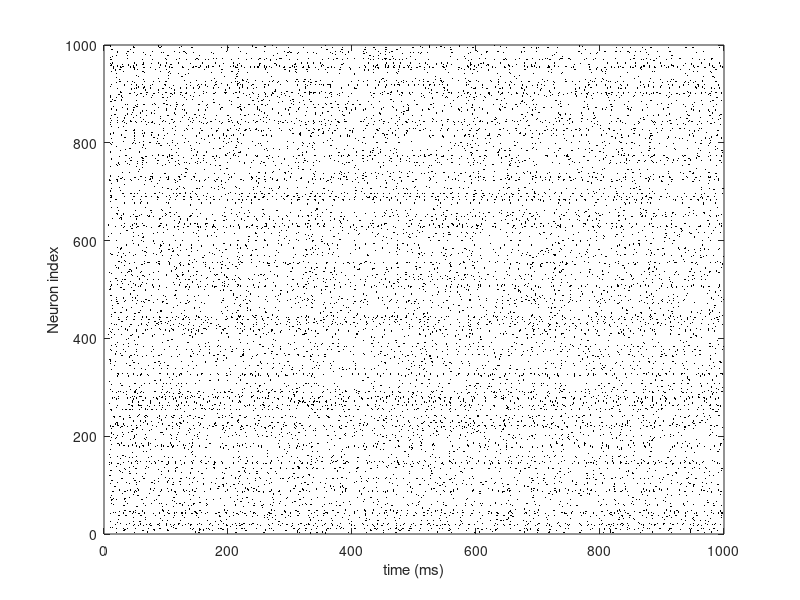
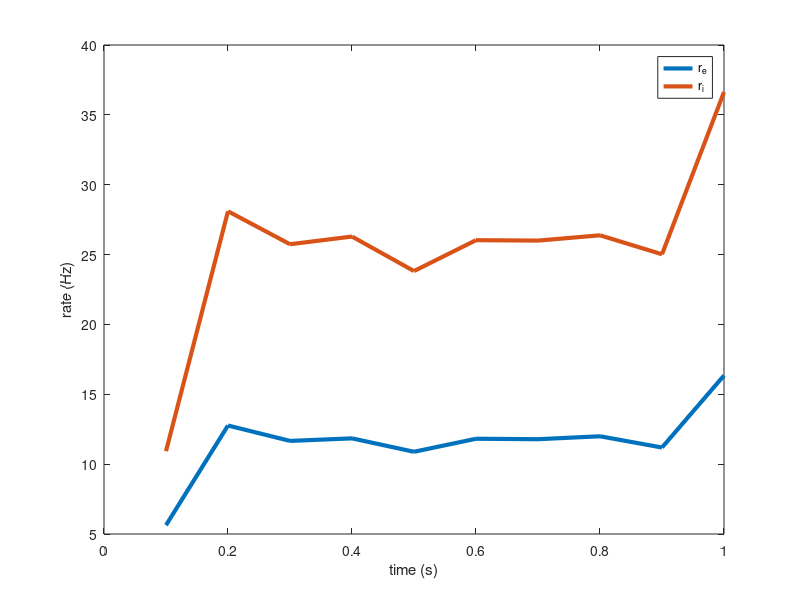
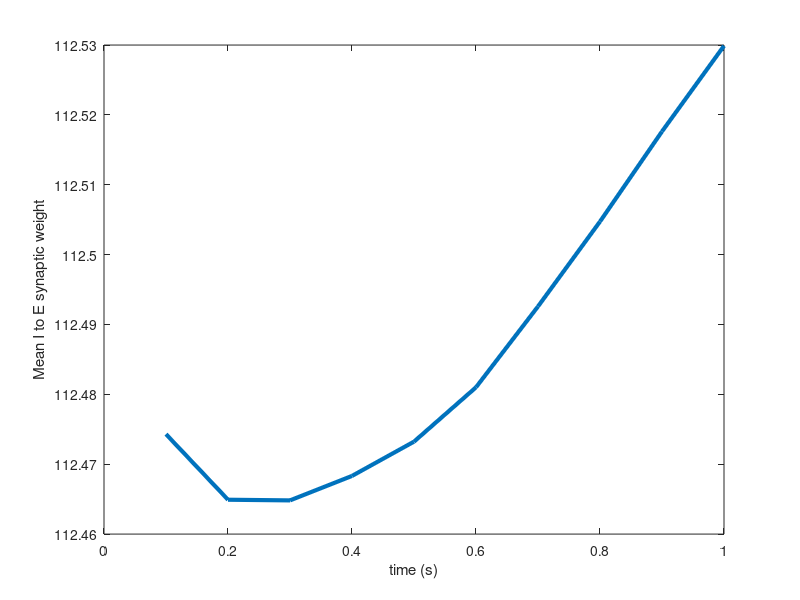

Write MATLAB code to recreate these figures, in order. (Note: this script raises an error after producing the figures.)
%% Simulation of a balanced network with plastic I->E and E->I synapses.
%%% Both synapses can change as inhibitory STDP (Vogels et al 2011). 
%%% E->I can also be run as simple Hebbian STDP too.

clear

rng(1);

% Number of neurons in each population
N = 5000;
Ne=0.8*N;
Ni=0.2*N;

% Number of neurons in ffwd layer
Nx=0.2*N;

% Recurrent net connection probabilities
P=[0.1 0.1; 0.1 0.1];

% Ffwd connection probs
Px=[.1; .1];

%%%
% Correlation between the spike trains in the ffwd layer
c=0;

% Timescale of correlation
taujitter=5;
% Mean connection strengths between each cell type pair
Jm=[25 -100; 112.5 -250]/sqrt(N);
Jxm=[180; 135]/sqrt(N);

% Time (in ms) for sim
T=1000;

% Time discretization
dt=.1;

% Proportions
qe=Ne/N;
qi=Ni/N;
qf=Nx/N;

% FFwd spike train rate (in kHz)
rx=10/1000;

% Number of time bins
Nt=round(T/dt);
time=dt:dt:T;

% Extra stimulus: Istim is a time-dependent stimulus
% it is delivered to all neurons with weights given by JIstim.
% Specifically, the stimulus to neuron j at time index i is:
% Istim(i)*JIstim(j)
Istim=zeros(size(time)); 
Istim(time>0)=0;
jestim=0; 
jistim=0;
Jstim=sqrt(N)*[jestim*ones(Ne,1); jistim*ones(Ni,1)]; 

% Build mean field matrices
Q=[qe qi; qe qi];
Qf=[qf; qf];
W=P.*(Jm*sqrt(N)).*Q;
Wx=Px.*(Jxm*sqrt(N)).*Qf;

% Synaptic timescales
taux=10;
taue=8;
taui=4;

% Generate connectivity matrices
tic
J=[Jm(1,1)*binornd(1,P(1,1),Ne,Ne) Jm(1,2)*binornd(1,P(1,2),Ne,Ni); ...
   Jm(2,1)*binornd(1,P(2,1),Ni,Ne) Jm(2,2)*binornd(1,P(2,2),Ni,Ni)];
Jx=[Jxm(1)*binornd(1,Px(1),Ne,Nx); Jxm(2)*binornd(1,Px(2),Ni,Nx)];
tGen=toc;
disp(sprintf('\nTime to generate connections: %.2f sec',tGen))


%%% Make (correlated) Poisson spike times for ffwd layer
%%% See section 5 of SimDescription.pdf for a description of this algorithm
tic
if(c<1e-5) % If uncorrelated
    nspikeX=poissrnd(Nx*rx*T);
    st=rand(nspikeX,1)*T;
    sx=zeros(2,numel(st));
    sx(1,:)=sort(st);
    sx(2,:)=randi(Nx,1,numel(st)); % neuron indices
    clear st;
else % If correlated
    rm=rx/c; % Firing rate of mother process
    nstm=poissrnd(rm*T); % Number of mother spikes
    stm=rand(nstm,1)*T; % spike times of mother process    
    maxnsx=T*rx*Nx*1.2; % Max num spikes
    sx=zeros(2,maxnsx);
    ns=0;
    for j=1:Nx  % For each ffwd spike train
        ns0=binornd(nstm,c); % Number of spikes for this spike train
        st=randsample(stm,ns0); % Sample spike times randomly
        st=st+taujitter*randn(size(st)); % jitter spike times
        st=st(st>0 & st<T); % Get rid of out-of-bounds times
        ns0=numel(st); % Re-compute spike count
        sx(1,ns+1:ns+ns0)=st; % Set the spike times and indices        
        sx(2,ns+1:ns+ns0)=j;
        ns=ns+ns0;
    end

    % Get rid of padded zeros
    sx = sx(:,sx(1,:)>0);
    
    % Sort by spike time
    [~,I] = sort(sx(1,:));
    sx = sx(:,I);
    
    
    nspikeX=size(sx,2);
    
end
tGenx=toc;
disp(sprintf('\nTime to generate ffwd spikes: %.2f sec',tGenx))


% Neuron parameters
Cm=1;
gL=1/15;
EL=-72;
Vth=-50;
Vre=-75;
DeltaT=1;
VT=-55;

% Plasticity EI params
Jmax_ei = -200/sqrt(N);
eta_ei=0.0001/Jmax_ei; % Learning rate
tauSTDP=200;
rho1=0.010; % Target E rate 10Hz
alpha1=2*rho1*tauSTDP;

% Plasticity ie parameters. 
Jmax1 = 200/sqrt(N);
eta_ie_homeo=0.0001/Jmax1; % Learning rate
rho2=0.020; % Target I rate 20Hz
alpha2=2*rho2*tauSTDP;

eta_ie_hebb=0; % 0.001; % Learning rate
Jmax_ie = 140/sqrt(N);


% Random initial voltages
V0=rand(N,1)*(VT-Vre)+Vre;

% Maximum number of spikes for all neurons
% in simulation. Make it 50Hz across all neurons
% If there are more spikes, the simulation will
% terminate
maxns=ceil(.05*N*T); % was 0.05.

% Indices of neurons to record currents, voltages
nrecord0=100; % Number to record from each population
Irecord=[randperm(Ne,nrecord0) randperm(Ni,nrecord0)+Ne];
numrecord=numel(Irecord); % total number to record


% Synaptic weights I->E to record.
% The first row of Jrecord is the postsynaptic indices
% The second row is the presynaptic indices
nJrecord0_EI=2000; % Number to record
[II,JJ]=find(J(1:Ne,Ne+1:N)); % Find non-zero I to E weights
III=randperm(numel(II),nJrecord0_EI); % Choose some at random to record
II=II(III);
JJ=JJ(III);
Jrecord_EI=[II JJ+Ne]'; % Record these
numrecordJ1=size(Jrecord_EI,2);
if(size(Jrecord_EI,1)~=2)
    error('Jrecord must be 2xnumrecordJ');
end

% Synaptic weights II to record.
% The first row of Jrecord is the postsynaptic indices
% The second row is the presynaptic indices
nJrecord0_IE=500; % Number of ii synapses to record
[II,JJ]=find(J(Ne+1:N,1:Ne)); % Find non-zero i to i weights
III=randperm(numel(II),nJrecord0_IE); % Choose some at random to record
II=II(III);
JJ=JJ(III);
Jrecord_IE=[II+Ne JJ]'; % Record these
numrecordJ=size(Jrecord_IE,2);
if(size(Jrecord_IE,1)~=2)
    error('Jrecord must be 2xnumrecordJ');
end

% Number of time bins to average over when recording
nBinsRecord=1000;
dtRecord=nBinsRecord*dt;
timeRecord=dtRecord:dtRecord:T;
Ntrec=numel(timeRecord);

% Integer division function
IntDivide=@(n,k)(floor((n-1)/k)+1);

V=V0;
Ie=zeros(N,1);
Ii=zeros(N,1);
Ix=zeros(N,1);
IeRecord=zeros(N,1);
IiRecord=zeros(N,1);
IxRecord=zeros(N,1);
Ie_Record_Wholetime = zeros(1,T/dt);
Ii_Record_Wholetime = zeros(1,T/dt);

x=zeros(N,1);
conv_Spike=zeros(N,1);
conv_Spike_X=zeros(Nx,1);
sum_conv_Spike = zeros(N,1);
sum_conv_Spike_X = zeros(Nx,1);


IeRec=zeros(numrecord,Ntrec);
IiRec=zeros(numrecord,Ntrec);
IxRec=zeros(numrecord,Ntrec);
% VRec=zeros(numrecord,Ntrec);
% wRec=zeros(numrecord,Ntrec);
JRec_EI=zeros(1,Ntrec);
JRec_IE=zeros(1,Ntrec);
iFspike=1;
s=zeros(2,maxns);
nspike=0;
TooManySpikes=0;


tic
for i=1:numel(time)


    % Propogate ffwd spikes
    while(sx(1,iFspike)<=time(i) && iFspike<nspikeX)
        jpre=sx(2,iFspike);
        Ix=Ix+Jx(:,jpre)/taux;
        Spikes_X = zeros(Nx,1);
        Spikes_X(jpre) = 1;
        conv_Spike_X(:,1) = conv_Spike_X(:,1) + Spikes_X;
        iFspike=iFspike+1;
    end
    
    
    % Euler update to V
    V=V+(dt/Cm)*(Istim(i)*Jstim+Ie+Ii+Ix+gL*(EL-V)+gL*DeltaT*exp((V-VT)/DeltaT));
    
    % Find which neurons spiked
    Ispike=find(V>=Vth);    
    
    % If there are spikes
    if(~isempty(Ispike))

        % Store spike times and neuron indices
        if(nspike+numel(Ispike)<=maxns)
            s(1,nspike+1:nspike+numel(Ispike))=time(i);
            s(2,nspike+1:nspike+numel(Ispike))=Ispike;
        else
            TooManySpikes=1;
            break;
        end
        
        
        % Update synaptic currents
        Ie=Ie+sum(J(:,Ispike(Ispike<=Ne)),2)/taue;    
        Ii=Ii+sum(J(:,Ispike(Ispike>Ne)),2)/taui;            
        
        % Get actual current coming out of each neuron.
        Spikes = zeros(N,1);
        Spikes(Ispike) = 1;
        conv_Spike(:,1) = conv_Spike(:,1) + Spikes;    
        
        % If there is I->E plasticity
        if(eta_ei~=0)
            % Update synaptic weights according to plasticity rules
            % I to E after an I spike    
            J(1:Ne,Ispike(Ispike>Ne))=J(1:Ne,Ispike(Ispike>Ne))+ ... 
                -repmat(eta_ei*(x(1:Ne)-alpha1),1,nnz(Ispike>Ne)).*(J(1:Ne,Ispike(Ispike>Ne)));
            % I to E after an E spike
            J(Ispike(Ispike<=Ne),Ne+1:N)=J(Ispike(Ispike<=Ne),Ne+1:N)+ ... 
                -repmat(eta_ei*x(Ne+1:N)',nnz(Ispike<=Ne),1).*(J(Ispike(Ispike<=Ne),Ne+1:N));
        end
        % If there is E->I Homeostatic plasticity
        if(eta_ie_homeo~=0)
            % Update synaptic weights according to plasticity rules
            % after an E spike    
            J(Ne+1:N,Ispike(Ispike<=Ne))=J(Ne+1:N,Ispike(Ispike<=Ne))+ ... 
                +repmat(eta_ie_homeo*(x(Ne+1:N)-alpha2),1,nnz(Ispike<=Ne)).*(J(Ne+1:N,Ispike(Ispike<=Ne)));
            % I to E after an I spike
            J(Ispike(Ispike>Ne),1:Ne)=J(Ispike(Ispike>Ne),1:Ne)+ ... 
                +repmat(eta_ie_homeo*x(1:Ne)',nnz(Ispike>Ne),1).*(J(Ispike(Ispike>Ne),1:Ne));
        end
        % If there is E->I *Hebbian* plasticity
        if(eta_ie_hebb~=0)
            %Update synaptic weights according to plasticity rules
            %E to E after presynaptic spike
            J(Ne+1:N,Ispike(Ispike<=Ne))=J(Ne+1:N,Ispike(Ispike<=Ne))+ ...
                -repmat(eta_ie_hebb*(x(Ne+1:N)),1,nnz(Ispike<=Ne)).*(J(Ne+1:N,Ispike(Ispike<=Ne)));
            %E to E after a postsynaptic spike
            J(Ispike(Ispike>Ne),1:Ne)=J(Ispike(Ispike>Ne),1:Ne)+ ...
                +repmat(eta_ie_hebb*x(1:Ne)',nnz(Ispike>Ne),1).*(Jmax_ie).*(J(Ispike(Ispike>Ne),1:Ne)~=0);
        end
        
        % Update rate estimates for plasticity rules
        x(Ispike)=x(Ispike)+1;
        
        % Update cumulative number of spikes
        nspike=nspike+numel(Ispike);
    end            
    
    % Euler update to synaptic currents
    Ie=Ie-dt*Ie/taue;
    Ii=Ii-dt*Ii/taui;
    Ix=Ix-dt*Ix/taux;
    conv_Spike(1:Ne,1)=conv_Spike(1:Ne,1)-dt*conv_Spike(1:Ne,1)/taue;
    conv_Spike(Ne+1:N,1)=conv_Spike(Ne+1:N,1)-dt*conv_Spike(Ne+1:N,1)/taui;
    conv_Spike_X(:,1)=conv_Spike_X(:,1)-dt*conv_Spike_X(:,1)/taux;
    
    
    % Update time-dependent firing rates for plasticity
    x(1:Ne)=x(1:Ne)-dt*x(1:Ne)/tauSTDP;
    x(Ne+1:end)=x(Ne+1:end)-dt*x(Ne+1:end)/tauSTDP;
    
    % This makes plots of V(t) look better.
    % All action potentials reach Vth exactly. 
    % This has no real effect on the network sims
    V(Ispike)=Vth;
    
%     % Store recorded variables
    ii=IntDivide(i,nBinsRecord); 
    IeRec(:,ii)=IeRec(:,ii)+Ie(Irecord);
    IiRec(:,ii)=IiRec(:,ii)+Ii(Irecord);
    IxRec(:,ii)=IxRec(:,ii)+Ix(Irecord);
%     VRec(:,ii)=VRec(:,ii)+V(Irecord);
    JRec_EI(:,ii)= mean(J(sub2ind(size(J),Jrecord_IE(1,:),Jrecord_IE(2,:))));
    JRec_IE(:,ii)= mean(J(sub2ind(size(J),Jrecord_EI(1,:),Jrecord_EI(2,:))));


    % Reset mem pot.
    V(Ispike)=Vre;
    
    if i>=T/2/dt
        sum_conv_Spike = sum_conv_Spike + conv_Spike(:,1);
        sum_conv_Spike_X = sum_conv_Spike_X + conv_Spike_X(:,1);
        IeRecord = IeRecord + Ie;
        IiRecord = IiRecord + Ii;
        IxRecord = IxRecord + Ix;
    end
    
    Ie_Record_Wholetime(1,i) = mean(Ie(1:Ne));
    Ii_Record_Wholetime(1,i) = mean(Ii(1:Ne));
end
IeRec=IeRec/nBinsRecord; % Normalize recorded variables by # bins
IiRec=IiRec/nBinsRecord;
IxRec=IxRec/nBinsRecord;
% VRec=VRec/nBinsRecord;

% did computation online, so now divide to get the average.
IeRecord = IeRecord/(numel(time)/2);
IiRecord = IiRecord/(numel(time)/2);
IxRecord = IxRecord/(numel(time)/2);



s=s(:,1:nspike); % Get rid of padding in s
tSim=toc;
disp(sprintf('\nTime for simulation: %.2f min',tSim/60))


%% Make a raster plot of first 500 neurons 
% s(1,:) are the spike times
% s(2,:) are the associated neuron indices
figure
plot(s(1,s(2,:)<1000),s(2,s(2,:)<1000),'k.','Markersize',0.5)
xlabel('time (ms)')
ylabel('Neuron index')

% Mean rate of each neuron (excluding burn-in period)
Tburn=T/2;
reSim=hist(s(2,s(1,:)>Tburn & s(2,:)<=Ne),1:Ne)/(T-Tburn);
riSim=hist(s(2,s(1,:)>Tburn & s(2,:)>Ne)-Ne,1:Ni)/(T-Tburn);

% Mean rate over E and I pops
reMean=mean(reSim);
riMean=mean(riSim);
disp(sprintf('\nMean E and I rates from sims: %.2fHz %.2fHz',1000*reMean,1000*riMean))

% Time-dependent mean rates
dtRate=100; % ms
eRateT=hist(s(1,s(2,:)<=Ne),1:dtRate:T)/(dtRate*Ne);
iRateT=hist(s(1,s(2,:)>Ne),1:dtRate:T)/(dtRate*Ni);

% Plot time-dependent rates
figure
plot((dtRate:dtRate:T)/1000,1000*eRateT, 'linewidth',3)
hold on
plot((dtRate:dtRate:T)/1000,1000*iRateT, 'linewidth',3)
legend('r_e','r_i')
ylabel('rate (Hz)')
xlabel('time (s)')


%% If plastic, plot mean connection weights over time
if(eta_ei~=0)
    figure
    plot(timeRecord/1000,JRec_EI*sqrt(N), 'linewidth',3)
    
    xlabel('time (s)')
    ylabel('Mean I to E synaptic weight')
   
    figure;
    histogram(nonzeros(J(1:Ne,Ne+1:N)*sqrt(N)))
    xlabel('j_{ei}')
    ylabel('Count')
end
if(eta_ie_homeo~=0)
    figure
    plot(timeRecord/1000,JRec_IE*sqrt(N), 'linewidth',3)
    
    xlabel('time (s)')
    ylabel('Mean E to I synaptic weight')
   
    figure;
    histogram(nonzeros(J(Ne+1:N,1:Ne)*sqrt(N)))
    xlabel('j_{ie}')
    ylabel('Count')
end



%%
%%% All the code below computes spike count covariances and correlations
%%% We want to compare the resulting covariances to what is predicted by
%%% the theory.

% Compute spike count covariances over windows of size
% winsize starting at time T1 and ending at time T2.
winsize=250; 
T1=T/2; % Burn-in period of 250 ms
T2=T;   % Compute covariances until end of simulation
C=SpikeCountCov(s,N,T1,T2,winsize);


% Get mean spike count covariances over each sub-pop
[II,JJ]=meshgrid(1:N,1:N);
mCee=mean(C(II<=Ne & JJ<=II));
mCei=mean(C(II<=Ne & JJ>Ne));
mCii=mean(C(II>Ne & JJ>II));

% Mean-field spike count cov matrix
% Compare this to the theoretical prediction
mC=[mCee mCei; mCei mCii]

% Compute spike count correlations
% This takes a while, so make it optional
ComputeSpikeCountCorrs=1;
if(ComputeSpikeCountCorrs)
    
    % Get correlation matrix from cov matrix
    tic
    R=corrcov(C);
    toc
    
    mRee=mean(R(II<=Ne & JJ<=II & isfinite(R)));
    mRei=mean(R(II<=Ne & JJ>Ne & isfinite(R)));
    mRii=mean(R(II>Ne & JJ>II & isfinite(R)));

    % Mean-field spike count correlation matrix
    mR=[mRee mRei; mRei mRii]


end

%% Compute Cv of ISI.
% Column 1 has spike times and column 2 the neuron index
ComputeCV=1;
if ComputeCV~=0
    spikeTrain = transpose(s);
    % Sort neuron index in ascending order, keeping the correct spike time for
    % each one of them.
    spikeTrain = sortrows(spikeTrain,2);
    
    tic
    BadValue_index = zeros(N-1,1);
    spikes = cell(N,1);
    for i=1:N-1
        
        BadValue_index(i+1) = BadValue_index(i) + sum(spikeTrain(:,2) == i);
        
        spikes{i} = spikeTrain(BadValue_index(i)+1:BadValue_index(i+1),1);
        
    end
    for i=1:N
        if isempty(spikes{i})
            spikes{i} = [];
        end
    end
    
    % CV of ISI of e cells.
    ISI=cell(Ne,1);
    sigma=zeros(Ne,1);
    mu=zeros(Ne,1);
    for i=1:Ne
        ISI{i} = diff(spikes{i}(:),1,1);
        sigma(i) = std(ISI{i}(:));
        mu(i) = mean(ISI{i}(:));
    end
    tSim=toc;
    disp(sprintf('\nTime for CV: %.2f min',tSim/60))
    
    CV_ISI = sigma./mu;
    CV_ISI = CV_ISI(~isnan(CV_ISI));
    CV_ISI_e_cells = CV_ISI(CV_ISI~=0);
    
    MEAN_CV_ISI_e_cells = mean(CV_ISI_e_cells)
    
    % CV ISI of i cells.
    ISI=cell(Ni,1);
    sigma=zeros(Ni,1);
    mu=zeros(Ni,1);
    for i=1:Ni
        ISI{i} = diff(spikes{Ne+i}(:),1,1);
        sigma(i) = std(ISI{i}(:));
        mu(i) = mean(ISI{i}(:));
    end
    tSim=toc;
    disp(sprintf('\nTime for CV: %.2f min',tSim/60))
    
    CV_ISI = sigma./mu;
    CV_ISI = CV_ISI(~isnan(CV_ISI));
    CV_ISI_i_cells = CV_ISI(CV_ISI~=0);
    
%     % Plot distribution of ISI's.
%     figure;
%     histogram(CV_ISI,1000)
    
    MEAN_CV_ISI_i_cells = mean(CV_ISI_i_cells)
    
end


%% Compute including the X external input.
% Compute cov(J,S) to check if this is the issue with weights.
% Use the final steady state weights and the final currents: Ii, Ie.
mean_conv_Spike = sum_conv_Spike/(T/dt/2);
mean_conv_Spike_X = sum_conv_Spike_X/(T/dt/2);

Mean_J_times_Si = zeros(N,1);
Mean_JSi = zeros(N,1);
for i = 1:N
    Mean_J_times_Si(i) = mean( J(i,Ne+1:N) .* mean_conv_Spike(Ne+1:N)' ); %+ mean( Jx(i,:) .* mean_conv_Spike_X(:)' );
    Mean_JSi(i) =  mean( J(i,Ne+1:N) ) * mean(mean_conv_Spike(Ne+1:N)'); %+ mean( Jx(i,:) ) * mean(mean_conv_Spike_X(:)');
end
figure; hold on
plot(Mean_J_times_Si)
plot(Mean_JSi)
plot(Mean_J_times_Si - Mean_JSi, 'linewidth',1)
xlabel('N','fontsize',15)

leg = legend('mean(J*Si)','mean(J)*mean(Si)','cov(J,Si)');
leg.FontSize=11;

mean(Mean_J_times_Si)
mean(Mean_JSi)
mean(Mean_J_times_Si) - mean(Mean_JSi)
-100*(mean(Mean_J_times_Si) - mean(Mean_JSi))/mean(Mean_J_times_Si)

%% Compute correlations between I to E synapses over time.
tic
Corr_IE_syn = corr(JRec_EI(:,T/dt/nBinsRecord/2:end)');
toc
colvect= Corr_IE_syn(find(~tril(ones(size(Corr_IE_syn)))));
Avg_Corr_IE = mean( colvect )


%% Check currents.
figure; hold on
plot(mean(IeRec))
plot(mean(IiRec))
plot(mean(IxRec))
plot(mean(IeRec)+mean(IiRec)+mean(IxRec))

IeRec1 = mean(IeRec);
IiRec2 = mean(IiRec);
IxRec3 = mean(IxRec);
%% Compute <Jr> and <J><r>.
% Accounting for ALL inputs, not only recurrent!!!
plot(IeRecord(1:N)+IiRecord(1:N)+IxRecord(1:N))
R_e_sims = mean(IeRecord(1:Ne)+IiRecord(1:Ne)+IxRecord(1:Ne))
R_i_sims = mean(IeRecord(Ne+1:N)+IiRecord(Ne+1:N)+IxRecord(Ne+1:N))

Jie_sims = sqrt(N)*mean(JRec_EI(length(JRec_EI)/2:end))
Jei_sims = sqrt(N)*mean(JRec_IE(length(JRec_IE)/2:end))

W(2,2) = 0.1*Jie_sims*0.2;
W(1,2) = 0.1*Jei_sims*0.2;
eFR = mean(reSim); iFR = mean(riSim);
R_e_theory = (W(1,1) * eFR + W(1,2) * iFR + Wx(1,1) * rx)*sqrt(N)
R_i_theory = (W(2,1) * eFR + W(2,2) * iFR + Wx(2,1) * rx)*sqrt(N)


Diff_e = -R_e_theory + R_e_sims
Diff_i = -R_i_theory + R_i_sims
